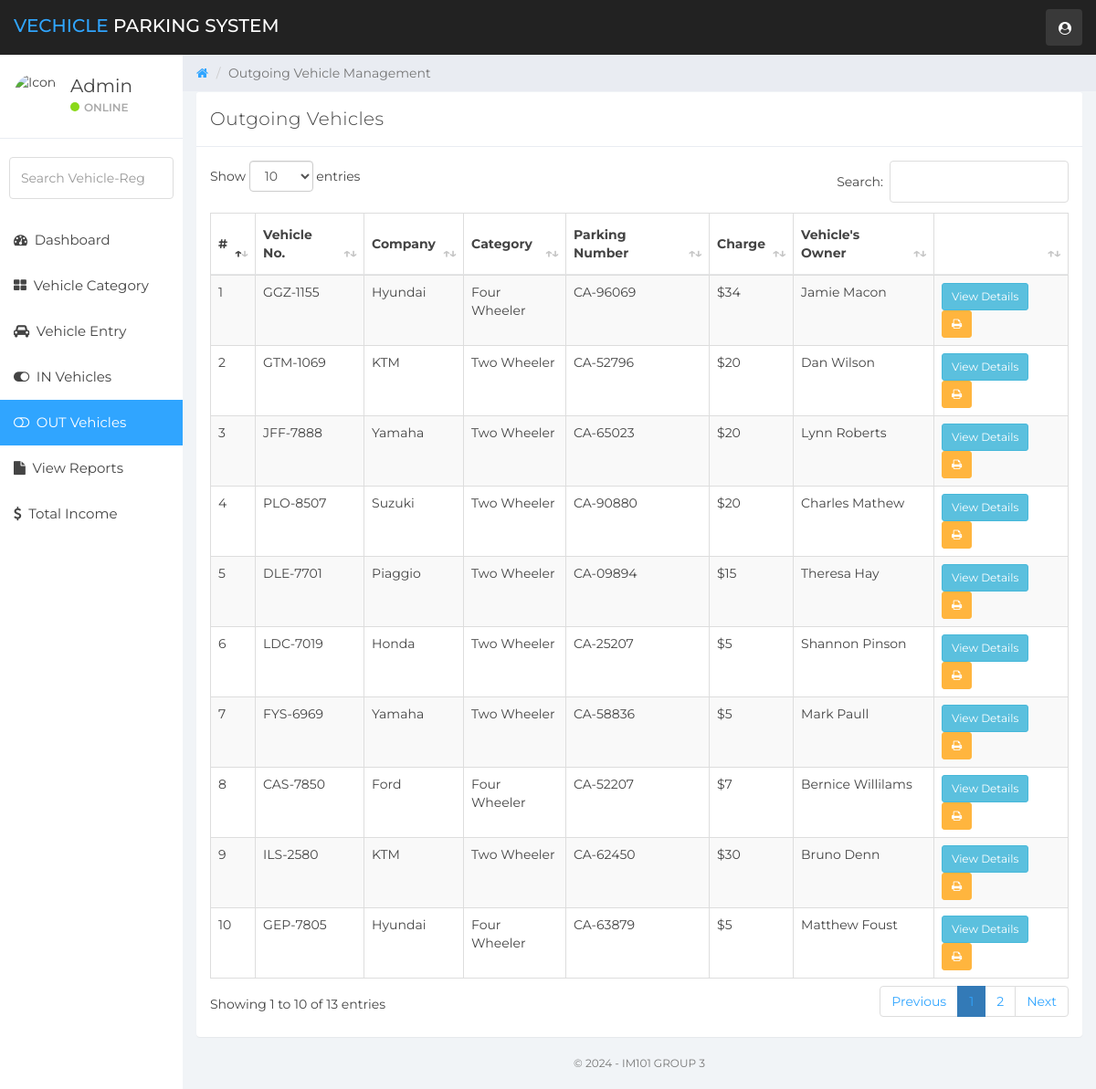
Page /out-vehicles.php (signed in) on the earlier database version.
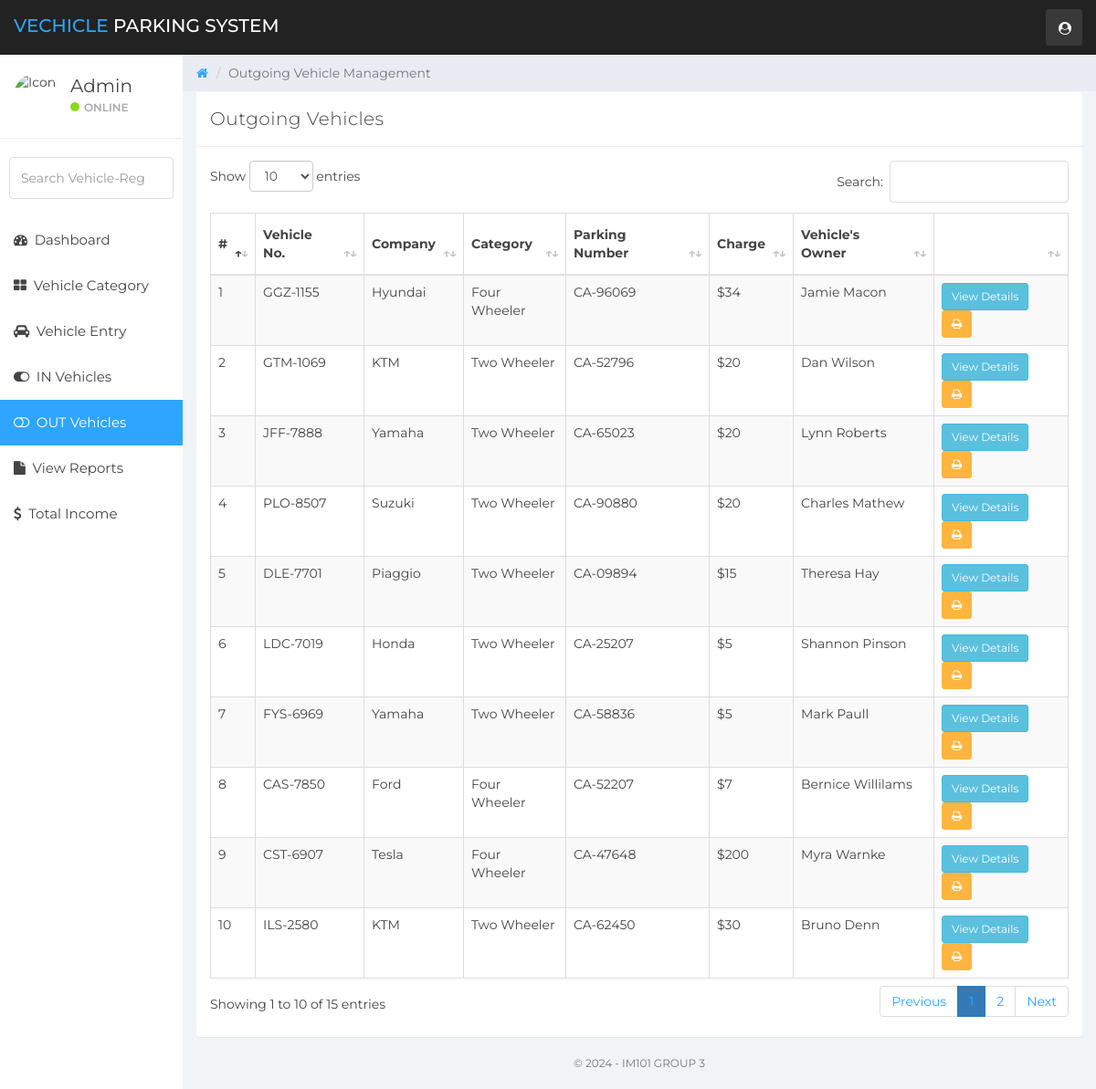
Same page on the later database version.
### tables this page shows
CREATE TABLE `vehicle_info` (
  `ID` int(10) NOT NULL,
  `ParkingNumber` varchar(120) DEFAULT NULL,
  `VehicleCategory` varchar(120) NOT NULL,
  `VehicleCompanyname` varchar(120) DEFAULT NULL,
  `RegistrationNumber` varchar(120) DEFAULT NULL,
  `OwnerName` varchar(120) DEFAULT NULL,
  `OwnerContactNumber` bigint(10) DEFAULT NULL,
  `InTime` timestamp NULL DEFAULT current_timestamp(),
  `OutTime` timestamp NULL DEFAULT NULL ON UPDATE current_timestamp(),
  `ParkingCharge` varchar(120) NOT NULL,
  `Remark` mediumtext NOT NULL,
  `Status` varchar(5) NOT NULL
);

### out-vehicles.php (the view, shortened to what this page needs)
<?php
    include('includes/dbconn.php');
    if (strlen($_SESSION['vpmsaid']==0)) {
        header('location:logout.php');
        } else {
?>
<!DOCTYPE html>
<html>
<head>
	<link href="css/bootstrap.min.css" rel="stylesheet">
	<link href="css/font-awesome.min.css" rel="stylesheet">
    <link href="css/datatable.css" rel="stylesheet">
	<link href="css/datepicker3.css" rel="stylesheet">
	<link href="css/styles.css" rel="stylesheet">
</head>
<body>
        <?php include 'includes/navigation.php' ?>
		<?php
		$page="out-vehicle";
		include 'includes/sidebar.php'
		?>
	<div class="col-sm-9 col-sm-offset-3 col-lg-10 col-lg-offset-2 main">
		<div class="row">
			<ol class="breadcrumb">
				<li><a href="dashboard.php">
					<em class="fa fa-home"></em>
				</a></li>
				<li class="active">Outgoing Vehicle Management</li>
			</ol>
		</div>
		<div class="row">
			<div class="col-lg-12">
			</div>
		</div>
		<div class="row">
				<div class="col-lg-12">
					<div class="panel panel-default">
						<div class="panel-heading">Outgoing Vehicles</div>
						<div class="panel-body">
                        <table id="example" class="table table-striped table-hover table-bordered" style="width:100%">
        <thead>
            <tr>
                <th>#</th>
                <th>Vehicle No.</th>
                <th>Company</th>
                <th>Category</th>
                <th>Parking Number</th>
				<th>Charge</th>
                <th>Vehicle's Owner</th>
                <th></th>
            </tr>
        </thead>
        <tbody>
        <?php
        $ret=mysqli_query($con,"SELECT * from  vehicle_info where Status='Out'");
        $cnt=1;
        while ($row=mysqli_fetch_array($ret)) {
        ?>
            <tr>
            <td><?php echo $cnt;?></td>
            <td><?php  echo $row['RegistrationNumber'];?></td>
            <td><?php  echo $row['VehicleCompanyname'];?></td>
            <td><?php  echo $row['VehicleCategory'];?></td>
            <td><?php  echo 'CA-'.$row['ParkingNumber'];?></td>
			<td><?php  echo '$'.$row['ParkingCharge'];?></td>
            <td><?php  echo $row['OwnerName'];?></td>
            <td><a href="outgoing-detail.php?updateid=<?php echo $row['ID'];?>"><button type="button" class="btn btn-sm btn-info">View Details</button></a>
            <a href="print-receipt.php?vid=<?php echo $row['ID'];?>"><button type="button" class="btn btn-sm btn-warning"> <i class="fa fa-print"></i></button>
            </td>
            </tr>
                <?php $cnt=$cnt+1;}?>
        </tbody>
    </table>
						</div>
					</div>
				</div>
</div>
        <?php include 'includes/footer.php'?>
	</div>
</body>
</html>
<?php }  ?>

### includes/navigation.php (shortened to what this page needs)
<nav class="navbar navbar-custom navbar-fixed-top" role="navigation">
		<div class="container-fluid">
			<div class="navbar-header">
				<a class="navbar-brand" href="./dashboard.php"><span>Vechicle </span>Parking System</a>
				<ul class="nav navbar-top-links navbar-right">
					<li class="dropdown"><a class="dropdown-toggle count-info" data-toggle="dropdown" href="#">
						<em class="fa fa-user-circle"></em>
					</a>
					</li>
				</ul>
			</div>
		</div>
	</nav>

### includes/sidebar.php (shortened to what this page needs)
<div id="sidebar-collapse" class="col-sm-3 col-lg-2 sidebar">
		<div class="profile-sidebar">
			<div class="profile-userpic">
				<img src="https://www.w3schools.com/howto/img_avatar.png" width="50" class="img-responsive" alt="Icon">
			</div>
			<div class="profile-usertitle">
				<div class="profile-usertitle-name">Admin</div>
				<div class="profile-usertitle-status"><span class="indicator label-success"></span>Online</div>
			</div>
		</div>
		<form role="search" action="search-results.php" name="search" method="POST" enctype="multipart/form-data">
			<div class="form-group">
				<input type="text" class="form-control" id="searchdata" name="searchdata" placeholder="Search Vehicle-Reg">
			</div>
		</form>
		<ul class="nav menu">
			<li class="<?php if($page=="dashboard") {echo "active";}?>"><a href="dashboard.php"><em class="fa fa-dashboard">&nbsp;</em> Dashboard</a></li>
			<li class="<?php if($page=="vehicle-category") {echo "active";}?>"><a href="vehicle-category.php"><em class="fa fa-th-large">&nbsp;</em> Vehicle Category</a></li>
			<li class="<?php if($page=="manage-vehicles") {echo "active";}?>"><a href="manage-vehicles.php"><em class="fa fa-car">&nbsp;</em> Vehicle Entry</a></li>
			<li class="<?php if($page=="in-vehicle") {echo "active";}?>"><a href="in-vehicles.php"><em class="fa fa-toggle-on">&nbsp;</em> IN Vehicles</a></li>
            <li class="<?php if($page=="out-vehicle") {echo "active";}?>"><a href="out-vehicles.php"><em class="fa fa-toggle-off">&nbsp;</em> OUT Vehicles</a></li>
			<li class="<?php if($page=="reports") {echo "active";}?>"><a href="reports.php"><em class="fa fa-file">&nbsp;</em> View Reports</a></li>
			<li class="<?php if($page=="income") {echo "active";}?>"><a href="total-income.php"><em class="fa fa-dollar">&nbsp;</em> Total Income</a></li>
		</ul>
	</div>

### includes/footer.php
<footer>
	<div class="col-sm-12">
		<p class="back-link">&copy; <?php echo date("Y"); ?> - IM101 Group 3 </p>
	</div>
</footer>

### css/datatable.css (style rules this page uses)
table.dataTable { clear: both; margin-top: 6px !important; margin-bottom: 6px !important; max-width: none !important; border-collapse: separate !important; border-spacing: 0; }
table.dataTable td, table.dataTable th { -webkit-box-sizing: content-box; box-sizing: content-box; }
table.dataTable > thead > tr > th:not(.sorting_disabled), table.dataTable > thead > tr > td:not(.sorting_disabled) { padding-right: 30px; }
table.dataTable > thead .sorting, table.dataTable > thead .sorting_asc, table.dataTable > thead .sorting_desc, table.dataTable > thead .sorting_asc_disabled, table.dataTable > thead .sorting_desc_disabled { cursor: pointer; position: relative; }
table.dataTable > thead .sorting:before, table.dataTable > thead .sorting:after, table.dataTable > thead .sorting_asc:before, table.dataTable > thead .sorting_asc:after, table.dataTable > thead .sorting_desc:before, table.dataTable > thead .sorting_desc:after, table.dataTable > thead .sorting_asc_disabled:before, table.dataTable > thead .sorting_asc_disabled:after, table.dataTable > thead .sorting_desc_disabled:before, table.dataTable > thead .sorting_desc_disabled:after { position: absolute; bottom: 0.9em; display: block; opacity: 0.3; }
table.dataTable > thead .sorting:before, table.dataTable > thead .sorting_asc:before, table.dataTable > thead .sorting_desc:before, table.dataTable > thead .sorting_asc_disabled:before, table.dataTable > thead .sorting_desc_disabled:before { right: 1em; content: "↑"; }
table.dataTable > thead .sorting:after, table.dataTable > thead .sorting_asc:after, table.dataTable > thead .sorting_desc:after, table.dataTable > thead .sorting_asc_disabled:after, table.dataTable > thead .sorting_desc_disabled:after { right: 0.5em; content: "↓"; }
table.dataTable > thead .sorting_asc:before, table.dataTable > thead .sorting_desc:after { opacity: 1; }
table.table-bordered.dataTable { border-right-width: 0; }
table.table-bordered.dataTable th, table.table-bordered.dataTable td { border-left-width: 0; }
table.table-bordered.dataTable th:last-child, table.table-bordered.dataTable th:last-child, table.table-bordered.dataTable td:last-child, table.table-bordered.dataTable td:last-child { border-right-width: 1px; }
table.table-bordered.dataTable tbody th, table.table-bordered.dataTable tbody td { border-bottom-width: 0; }

Differences in the rows shown:
no longer on this page (row unchanged): vehicle_info: RegistrationNumber "GEP-7805", VehicleCompanyname "Hyundai", VehicleCategory "Four Wheeler", ParkingNumber "63879", ParkingCharge "5", OwnerName "Matthew Foust"
now on this page (row edited): vehicle_info: RegistrationNumber "CST-6907", VehicleCompanyname "Tesla", VehicleCategory "Four Wheeler", ParkingNumber "47648", ParkingCharge "200", OwnerName "Myra Warnke"
Other differences:
text written by a page script: "Show entries Search: Showing 1 to 10 of 13 entries Previous 1 2 Next" → "Show entries Search: Showing 1 to 10 of 15 entries Previous 1 2 Next"
